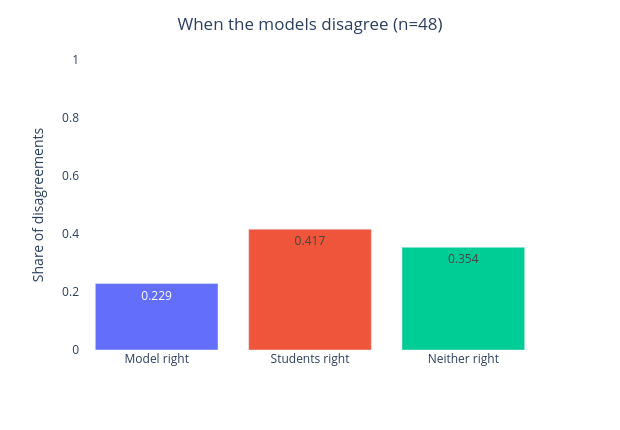

This figure's notebook cell:
### Markdown cell above
## 3. Where the gap lives

On the random sample the models **agree about half** the time (48%), and that shared
guess is right ~67%. On the half where they **disagree**, the students' model wins
about 2:1 — but **neither is right ~37% of the time**: the genuinely ambiguous
`unknown` events.

### Code cell
ag, dis = rand[rand['agree']], rand[~rand['agree']]
print(f'agree on {len(ag)}/{len(rand)} ({len(ag)/len(rand):.0%}); shared label right {ag["model_correct"].mean():.0%}')

brk = pd.DataFrame({
    'outcome': ['Model right', 'Students right', 'Neither right'],
    'share': [dis['model_correct'].mean(), dis['students_correct'].mean(),
              (~dis['model_correct'] & ~dis['students_correct']).mean()],
})
fig = px.bar(brk, x='outcome', y='share', color='outcome', text=brk['share'].round(3),
             labels={'outcome': '', 'share': 'Share of disagreements'})
fig.update_layout(title={'text': f'When the models disagree (n={len(dis)})', 'x': 0.5},
                  plot_bgcolor='white', width=620, height=430, yaxis={'range': [0, 1]}, showlegend=False)
fig.show()

### Figure 1 — Plotly figure (JSON) as saved in the notebook; plotly's stock layout.template omitted (floating-point values rounded to 4 significant figures)
{"data": [{"hovertemplate": "=%{x}<br>Share of disagreements=%{y}<br>text=%{text}<extra></extra>", "legendgroup": "Model right", "marker": {"color": "#636efa", "pattern": {"shape": ""}}, "name": "Model right", "orientation": "v", "showlegend": true, "text": [0.229], "textposition": "auto", "type": "bar", "x": ["Model right"], "xaxis": "x", "y": [0.2292], "yaxis": "y"}, {"hovertemplate": "=%{x}<br>Share of disagreements=%{y}<br>text=%{text}<extra></extra>", "legendgroup": "Students right", "marker": {"color": "#EF553B", "pattern": {"shape": ""}}, "name": "Students right", "orientation": "v", "showlegend": true, "text": [0.417], "textposition": "auto", "type": "bar", "x": ["Students right"], "xaxis": "x", "y": [0.4167], "yaxis": "y"}, {"hovertemplate": "=%{x}<br>Share of disagreements=%{y}<br>text=%{text}<extra></extra>", "legendgroup": "Neither right", "marker": {"color": "#00cc96", "pattern": {"shape": ""}}, "name": "Neither right", "orientation": "v", "showlegend": true, "text": [0.354], "textposition": "auto", "type": "bar", "x": ["Neither right"], "xaxis": "x", "y": [0.3542], "yaxis": "y"}], "layout": {"barmode": "relative", "height": 430, "legend": {"title": {"text": ""}, "tracegroupgap": 0}, "margin": {"t": 60}, "plot_bgcolor": "white", "showlegend": false, "title": {"text": "When the models disagree (n=48)", "x": 0.5}, "width": 620, "xaxis": {"anchor": "y", "categoryarray": ["Model right", "Students right", "Neither right"], "categoryorder": "array", "domain": [0, 1], "title": {"text": ""}}, "yaxis": {"anchor": "x", "domain": [0, 1], "range": [0, 1], "title": {"text": "Share of disagreements"}}}}
